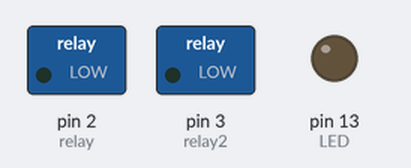
Bench run of a sketch on a simulated Arduino Uno, built with avr-gcc and run on an emulated ATmega328P. Shown: switched loads named in the sketch (green lamp = pin HIGH), output pins drawn as LEDs (lit = HIGH). What the sketch prints to the serial monitor is not drawn.

Above: at 0.1 s.
At 1.1 s:
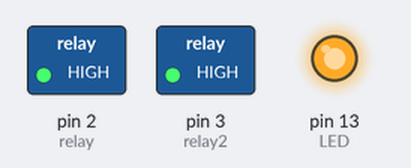
Timing chart, 0 to 122.5 s (numbered marks = the images above):
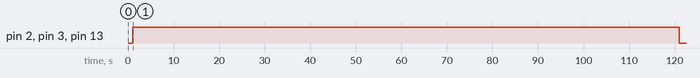

Measured:
- by itself, pin 2 (relay), pin 3 (relay2), pin 13 (LED): LOW → HIGH at 1.0 s, → LOW 120 s later

The sketch:

riego.ino
```cpp
/*
Riego automatico BY:
Sebastian Ocampo
*/
#define LED 13

const int sensor = A0;          //Pin en el que está conectado el sensor
const int Rc = 1000;            //Resistencia de calibración
const int relay = 2;            //Pin en en que está conectado el Relay
const int relay2 = 3;            //pin del relay 2

int V;
int contador = 0;
long Rsensor;
long Resk;
unsigned long tr = 2;            //Tiempo de regado  en minutos                                   //AJUSTAR
unsigned long tespera = 10;      //Tiempo espera en minutos                                       //AJUSTAR
const int rr = 0;               //Resistencia (en kohmios) a partir de la cual empieza a regar   //AJUSTAR

void setup() {
  Serial.begin(9600);             //inicia comunicación serial
  pinMode (relay,OUTPUT);
  pinMode (relay2,OUTPUT);        //Configurar los relay como salida
  pinMode(LED, OUTPUT);
}

void loop() {
  V =  analogRead(sensor);        //leer sensor
  Rsensor = 1024L * Rc / V - Rc;  //calcular resistencia del sensor
  Resk = Rsensor /1000;           //pasar a kiloohmios

  Serial.print(contador); Serial.println("  riegos.");  //contador para ver en serial cuantas veces se ha regado
Serial.print("Valor resistencia: "); Serial.print(Resk); Serial.println(" mil ohmios ");   //escribir en serial el valor de la resistencia
  delay(1000);

 if (Resk>rr){
  digitalWrite(relay2, HIGH);     // activa el relay2
  digitalWrite(relay,HIGH);       //activar relay
  digitalWrite(LED, HIGH);
  delay(tr*60*1000);              // Espera Tiempo de regado con relay activado
  digitalWrite(relay2, LOW);       // desactiva el relay 2
  digitalWrite(LED, LOW);
  digitalWrite(relay,LOW);        //desactivar relay
  delay(tespera*60*1000);         // Espera Tiempo de espera entre regados con relay desactivado para que el agua se filtre a la tierra y llegue al sensor
  contador = contador + 1 ;
  }}
```
